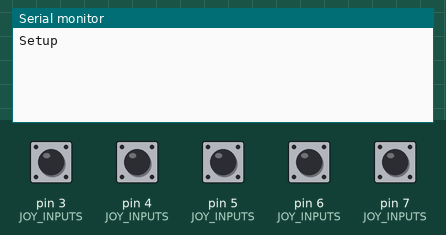
A sketch run on a simulated Arduino Uno, built with avr-gcc and run on an emulated ATmega328P. On the bench: the last lines printed to the serial monitor. Inputs (shaded band) come from the test bench; at power-on: pin 3 (JOY_INPUTS), pin 4 (JOY_INPUTS), pin 5 (JOY_INPUTS), pin 6 (JOY_INPUTS), pin 7 (JOY_INPUTS) HIGH.

Above: at 1.2 s.
1.3 s: pin 3 (JOY_INPUTS) pulled LOW for 0.15 s
At 1.8 s:
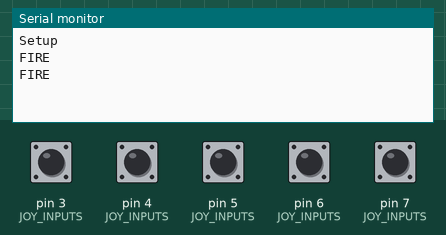
2.9 s: pin 4 (JOY_INPUTS) pulled LOW for 0.15 s
At 4.2 s:
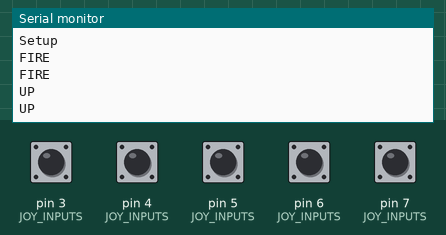
4.5 s: pin 5 (JOY_INPUTS) pulled LOW for 0.15 s
At 5.5 s:
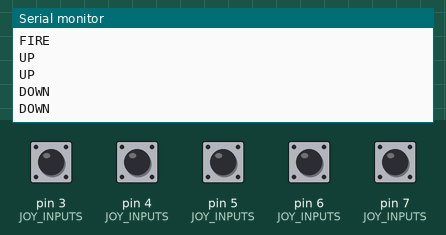
6.1 s: pin 6 (JOY_INPUTS) pulled LOW for 0.15 s
At 6.7 s:
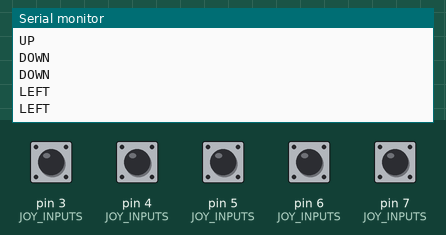
7.7 s: pin 7 (JOY_INPUTS) pulled LOW for 0.15 s
At 9.1 s:
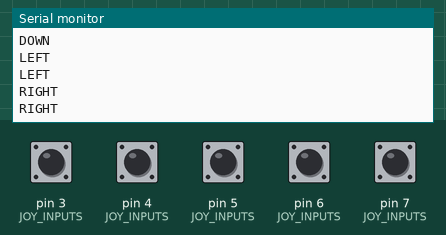

The sketch:

T02_JoystickInputTest.ino
```cpp
// (licence header left out)
/*****************************************************************************/
// Debuging

#define DEBUG
#ifdef DEBUG
#define DEBUG_PRINTLN(x) Serial.println(x)
#define DEBUG_PRINT(x) Serial.print(x)
#else
#define DEBUG_PRINTLN(x)
#define DEBUG_PRINT(x)
#endif

/*****************************************************************************/
// Defines

#define JOY_UP      4
#define JOY_DOWN    5
#define JOY_LEFT    6
#define JOY_RIGHT   7
#define JOY_FIRE    3
#define JOY_PADDLEA A0
#define JOY_PADDLEB A1

const uint8_t JOY_INPUTS [] ={JOY_UP, JOY_DOWN, JOY_LEFT, JOY_RIGHT, JOY_FIRE, JOY_PADDLEA,JOY_PADDLEB};
const String JOY_INPUTS_TEXT [] ={"UP","DOWN","LEFT","RIGHT","FIRE","PADDLE A", "PADDLE B"};
const uint8_t JOY_INPUT_COUNT = 5; //7 Dont use the paddles;

/*****************************************************************************/
// setup joystick pins
void joy_setup(){
  for(int i =0; i < JOY_INPUT_COUNT; i++){
    pinMode(JOY_INPUTS[i],INPUT_PULLUP);
  }
}

/*****************************************************************************/
// Check inputs

void checkJoystick(){
  bool action = false;
  for(int i =0; i < JOY_INPUT_COUNT; i++){
    uint8_t state = digitalRead(JOY_INPUTS[i]);
    if(!state){
      Serial.println(JOY_INPUTS_TEXT[i]);
      action = false;
    }
  }
}

/*****************************************************************************/
// XXXXXXXX

/*****************************************************************************/
// XXXXXXXX


/*****************************************************************************/
// Main Programm

void setup() {
  Serial.begin(115200);
  DEBUG_PRINTLN("Setup");

  joy_setup();
}


void loop() {
  checkJoystick();
  delay(100);
}

// activate for serial event
/*void serialEvent(){
  DEBUG_PRINTLN("Serial Event");
}*/

/*****************************************************************************/
// Rest of implementations
```

Measured:
- after the input at 1.3 s, the serial monitor: prints a new line at once (image 1)
- after the input at 2.9 s, the serial monitor: prints a new line at once (image 2)
- after the input at 4.5 s, the serial monitor: prints a new line at once (image 3)
- after the input at 6.1 s, the serial monitor: prints a new line at once (image 4)
- after the input at 7.7 s, the serial monitor: prints a new line at once (image 5)
